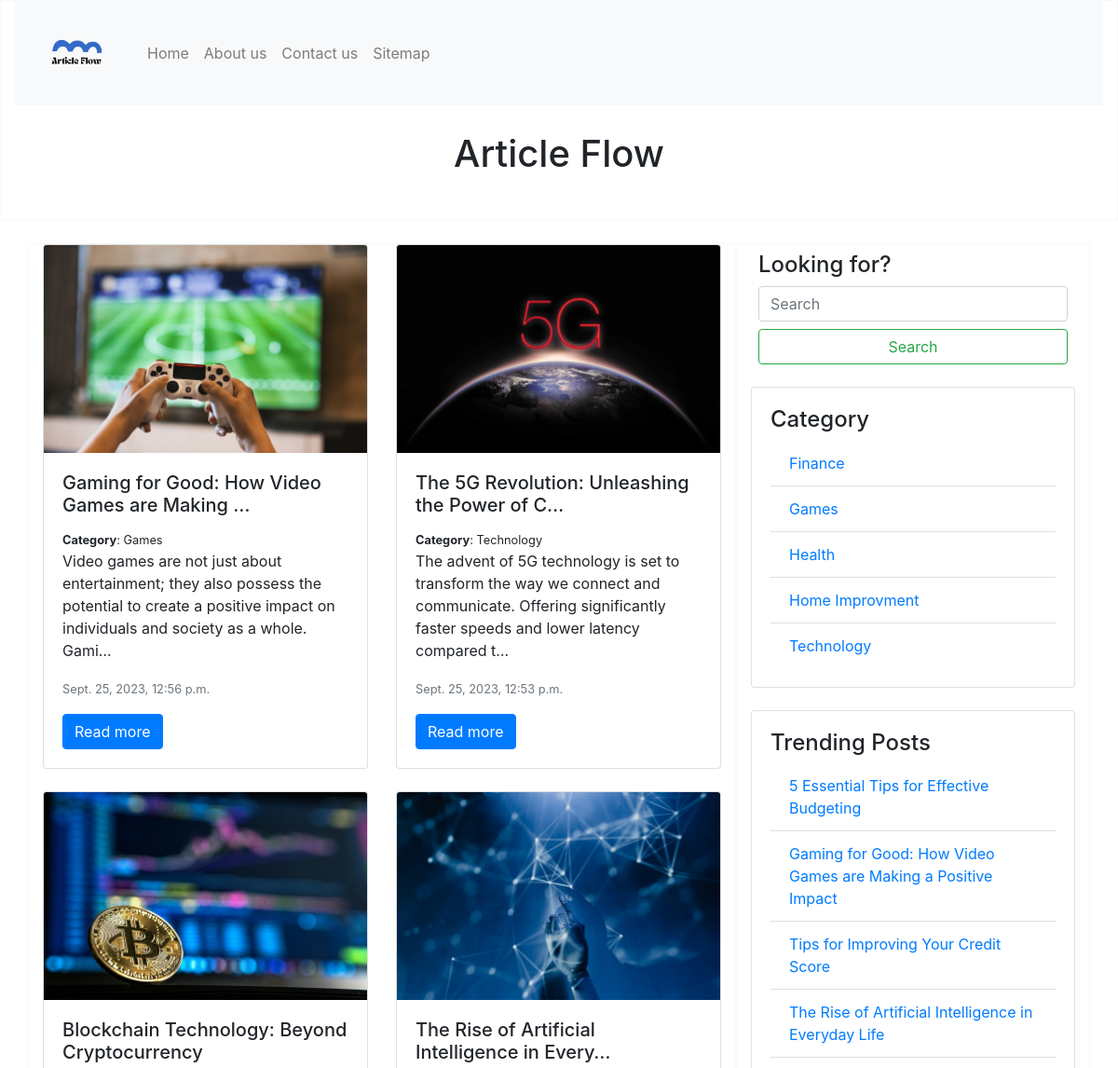
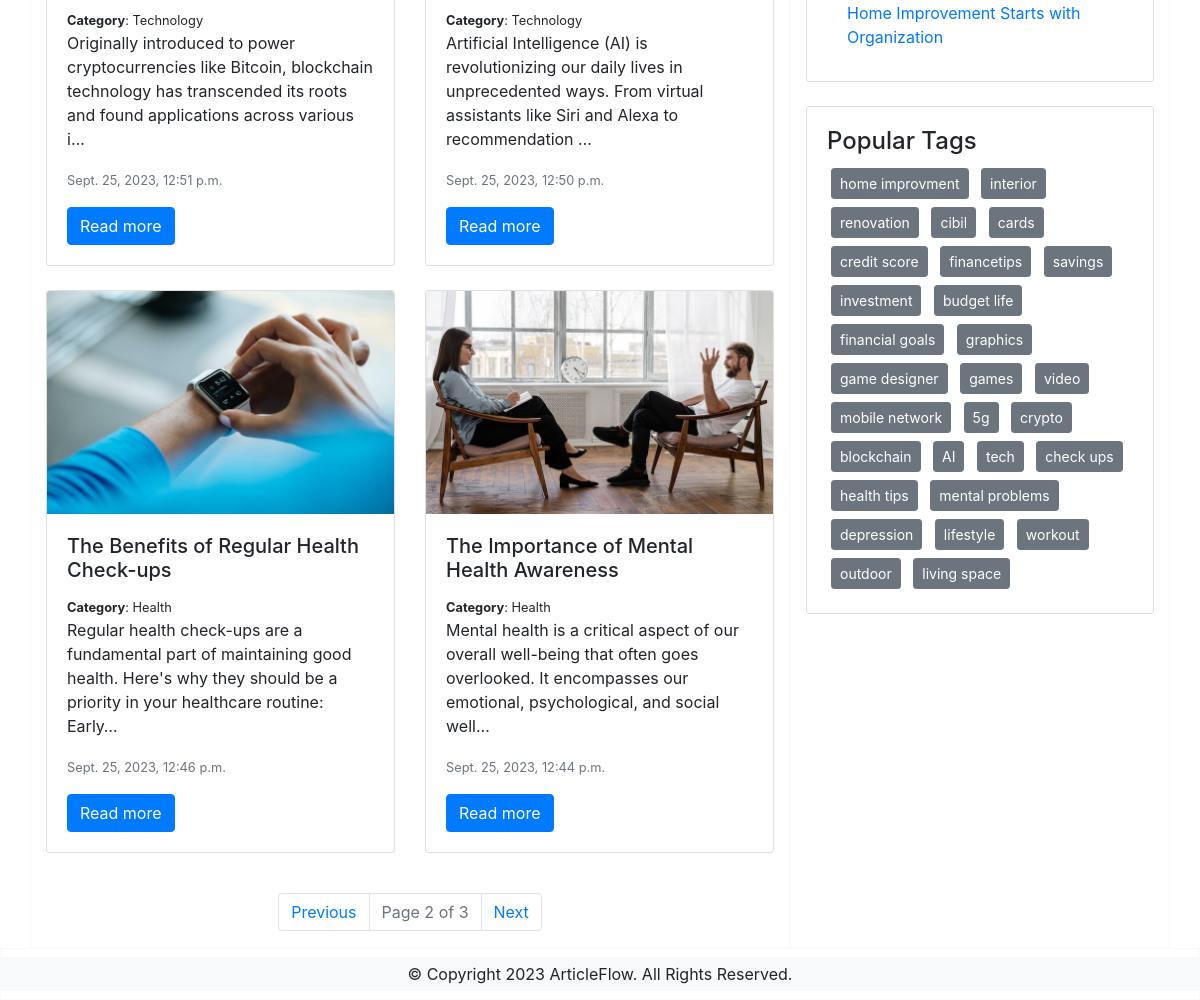
Screenshot of /?page=2 with the database file from the repository (2 pictures, top to bottom).
### blogapp/models.py (models this page shows, shortened)
class Post(models.Model):
    option = (
        ('draft', 'Draft'),
        ('published', 'Published'),
    )
    title = models.CharField(max_length=250)
    slug = slug = AutoSlugField(
        populate_from='title', unique=True, null=True, default=None)
    content = models.TextField()
    images = models.ImageField(upload_to='images')
    category = models.ForeignKey(Category, on_delete=models.CASCADE)
    created_at = models.DateTimeField(auto_now_add=True)
    updated_at = models.DateTimeField(auto_now=True)
    pub_status = models.CharField(
        max_length=10, choices=option, default='draft')
    author = models.ForeignKey(User, on_delete=models.PROTECT)
    tags = TaggableManager()
    class Meta:
        ordering = ['-created_at']

class Category(models.Model):
    title = models.CharField(max_length=250)
    slug = slug = AutoSlugField(
        populate_from='title', unique=True, null=True, default=None)
    def __str__(self):
        return self.title
    class Meta:
        ordering = ['title']
        verbose_name_plural = 'Categories'

### blogapp/views.py (the view)
# urls.py: path('', views.home_page, name='home'),
def home_page(request):
    all_posts = Post.objects.all()
    all_cat = Category.objects.all()
    all_tags = Tag.objects.all()
    trending_posts = Post.objects.all().order_by('?')[0:5]
    paginator = Paginator(all_posts, 6)
    page_number = request.GET.get('page')
    page_obj = paginator.get_page(page_number)
    context = {
        'all_posts': page_obj,
        'all_cats': all_cat,
        'all_tags': all_tags,
        'pagination': page_obj,
        'trending_posts': trending_posts,
    }
    return render(request, 'home.html', context)

### templates/home.html (shortened to what this page needs)
{% extends 'base.html' %}
{% block content %}
  <div class="row row-cols-2">
    {% for post in all_posts %}
      <div class="col-12 col-md-6 mb-4">
        <div class="card">
          <img class="card-img-top img-fluid" src="{{ post.images.url }}" alt="Card image cap" />
          <div class="card-body">
            <h5 class="card-title">{{ post.title|truncatechars:45 }}</h5>
            <small><b>Category</b>: {{ post.category }}</small>
            <p class="card-text">{{ post.content|truncatechars:150 }}</p>
            <p class="card-text">
              <small class="text-muted">{{ post.created_at }}</small>
            </p>
            <a href="{% url 'post_detail' post.slug %}" class="btn btn-primary">Read more</a>
          </div>
        </div>
      </div>
    {% endfor %}
  </div>
{% endblock %}
{% block pagination %}
  <nav aria-label="Page navigation example">
    <ul class="pagination justify-content-center my-3">
      {% if pagination.has_previous %}
        <li class="page-item">
          <a class="page-link" href="?page={{ pagination.previous_page_number }}">Previous</a>
        </li>
      {% endif %}
      <li class="page-item disabled">
        <a class="page-link" href="#">Page {{ pagination.number }} of {{ pagination.paginator.num_pages }}</a>
      </li>
      {% if pagination.has_next %}
        <li class="page-item">
          <a class="page-link" href="?page={{ pagination.next_page_number }}">Next</a>
        </li>
      {% endif %}
    </ul>
  </nav>
{% endblock %}
  {% block category %}
    <div class="card mb-4">
      <div class="card-body">
        <h4>Category</h4>
        <ul class="list-group list-group-flush">
          {% for x in all_cats %}
            <li class="list-group-item">
              <a href="{% url 'category' x.slug %}">{{ x.title }}</a>
            </li>
          {% endfor %}
        </ul>
      </div>
    </div>
  {% endblock %}
  {% block sidebarposts %}
    <div class="card mb-4">
      <div class="card-body">
        <h4>Trending Posts</h4>
        <ul class="list-group list-group-flush">
          {% for x in trending_posts %}
            <li class="list-group-item">
              <a href="{% url 'post_detail' x.slug %}">{{ x.title }}</a>
            </li>
          {% endfor %}
        </ul>
      </div>
    </div>
  {% endblock %}
  {% block cloudtags %}
    <div class="card">
      <div class="card-body">
        <h4>Popular Tags</h4>
        {% for tag in all_tags %}
          <a href="{% url 'tag_posts' tag.slug %}" class="btn btn-secondary btn-sm m-1">{{ tag.name }}</a>
        {% endfor %}
      </div>
    </div>
  {% endblock %}

### static/css/style.css (style rules this page uses)
a { text-decoration: none; }

### rows the page displays
Post: images (picture), title "Gaming for Good: How Video Games are Making …", category "Games", content "Video games are not just about entertainment; they also possess the potential to create a positive impact on individuals and society as a whole. Gami…", created_at "Sept. 25, 2023, 12:56 p.m.", title "Gaming for Good: How Video Games are Making a Positive Impact"
Post: images (picture), title "The 5G Revolution: Unleashing the Power of C…", category "Technology", content "The advent of 5G technology is set to transform the way we connect and communicate. Offering significantly faster speeds and lower latency compared t…", created_at "Sept. 25, 2023, 12:53 p.m."
Post: images (picture), title "Blockchain Technology: Beyond Cryptocurrency", category "Technology", content "Originally introduced to power cryptocurrencies like Bitcoin, blockchain technology has transcended its roots and found applications across various i…", created_at "Sept. 25, 2023, 12:51 p.m."
Post: images (picture), title "The Rise of Artificial Intelligence in Every…", category "Technology", content "Artificial Intelligence (AI) is revolutionizing our daily lives in unprecedented ways. From virtual assistants like Siri and Alexa to recommendation …", created_at "Sept. 25, 2023, 12:50 p.m.", title "The Rise of Artificial Intelligence in Everyday Life"
Post: images (picture), title "The Benefits of Regular Health Check-ups", category "Health", content "Regular health check-ups are a fundamental part of maintaining good health. Here's why they should be a priority in your healthcare routine: Early…", created_at "Sept. 25, 2023, 12:46 p.m."
Post: images (picture), title "The Importance of Mental Health Awareness", category "Health", content "Mental health is a critical aspect of our overall well-being that often goes overlooked. It encompasses our emotional, psychological, and social well…", created_at "Sept. 25, 2023, 12:44 p.m."
Category: title "Finance"
Category: title "Games"
Category: title "Health"
Category: title "Home Improvment"
Category: title "Technology"
Post: title "5 Essential Tips for Effective Budgeting"
Post: title "Tips for Improving Your Credit Score"
Post: title "Home Improvement Starts with Organization"
Tag: name "home improvment"
Tag: name "interior"
Tag: name "renovation"
Tag: name "cibil"
Tag: name "cards"
Tag: name "credit score"
Tag: name "financetips"
Tag: name "savings"
Tag: name "investment"
Tag: name "budget life"
Tag: name "financial goals"
Tag: name "graphics"
Tag: name "game designer"
Tag: name "games"
Tag: name "video"
Tag: name "mobile network"
Tag: name "5g"
Tag: name "crypto"
Tag: name "blockchain"
Tag: name "AI"
Tag: name "tech"
Tag: name "check ups"
Tag: name "health tips"
Tag: name "mental problems"
Tag: name "depression"
Tag: name "lifestyle"
Tag: name "workout"
Tag: name "outdoor"
Tag: name "living space"

### other values shown
{{ pagination.number }} "2"
{{ pagination.paginator.num_pages }} "3"
